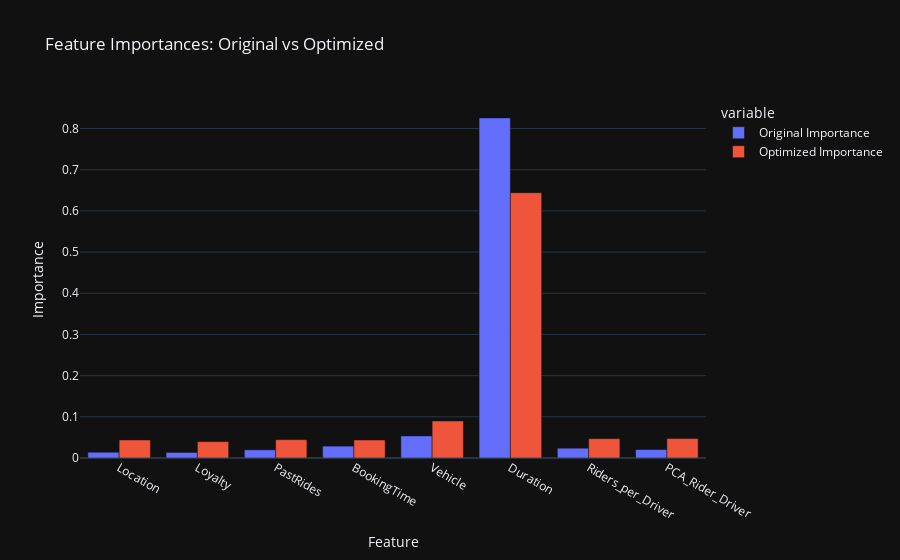

This figure's notebook cell:
### Code cell
import plotly.express as px
import pandas as pd

# Prepare data for plotting
features = X.columns.values
importances_before_optimization = xgb2_fi
optimized_importances = xgb_optimal.feature_importances_

# Create a DataFrame for easy plotting
importances_df = pd.DataFrame({
    'Feature': features,
    'Original Importance': importances_before_optimization,
    'Optimized Importance': optimized_importances
})

# Plotting using plotly
fig = px.bar(importances_df, x='Feature', y=['Original Importance', 'Optimized Importance'],
             title='Feature Importances: Original vs Optimized',
             labels={'value': 'Importance', 'Feature': 'Feature'},
             barmode='group')

fig.show()

### Figure 1 — Plotly figure (JSON) as saved in the notebook; plotly's stock layout.template omitted (floating-point values rounded to 4 significant figures)
{"data": [{"alignmentgroup": "True", "hovertemplate": "variable=Original Importance<br>Feature=%{x}<br>Importance=%{y}<extra></extra>", "legendgroup": "Original Importance", "marker": {"color": "#636efa", "pattern": {"shape": ""}}, "name": "Original Importance", "offsetgroup": "Original Importance", "orientation": "v", "showlegend": true, "textposition": "auto", "x": ["Location", "Loyalty", "PastRides", "BookingTime", "Vehicle", "Duration", "Riders_per_Driver", "PCA_Rider_Driver"], "xaxis": "x", "y": [0.01408, 0.01353, 0.01984, 0.02879, 0.05367, 0.8258, 0.0238, 0.02052], "yaxis": "y", "type": "bar"}, {"alignmentgroup": "True", "hovertemplate": "variable=Optimized Importance<br>Feature=%{x}<br>Importance=%{y}<extra></extra>", "legendgroup": "Optimized Importance", "marker": {"color": "#EF553B", "pattern": {"shape": ""}}, "name": "Optimized Importance", "offsetgroup": "Optimized Importance", "orientation": "v", "showlegend": true, "textposition": "auto", "x": ["Location", "Loyalty", "PastRides", "BookingTime", "Vehicle", "Duration", "Riders_per_Driver", "PCA_Rider_Driver"], "xaxis": "x", "y": [0.0438, 0.03975, 0.04454, 0.0437, 0.08992, 0.6441, 0.04695, 0.04719], "yaxis": "y", "type": "bar"}], "layout": {"xaxis": {"anchor": "y", "domain": [0.0, 1.0], "title": {"text": "Feature"}}, "yaxis": {"anchor": "x", "domain": [0.0, 1.0], "title": {"text": "Importance"}}, "legend": {"title": {"text": "variable"}, "tracegroupgap": 0}, "title": {"text": "Feature Importances: Original vs Optimized"}, "barmode": "group"}}
